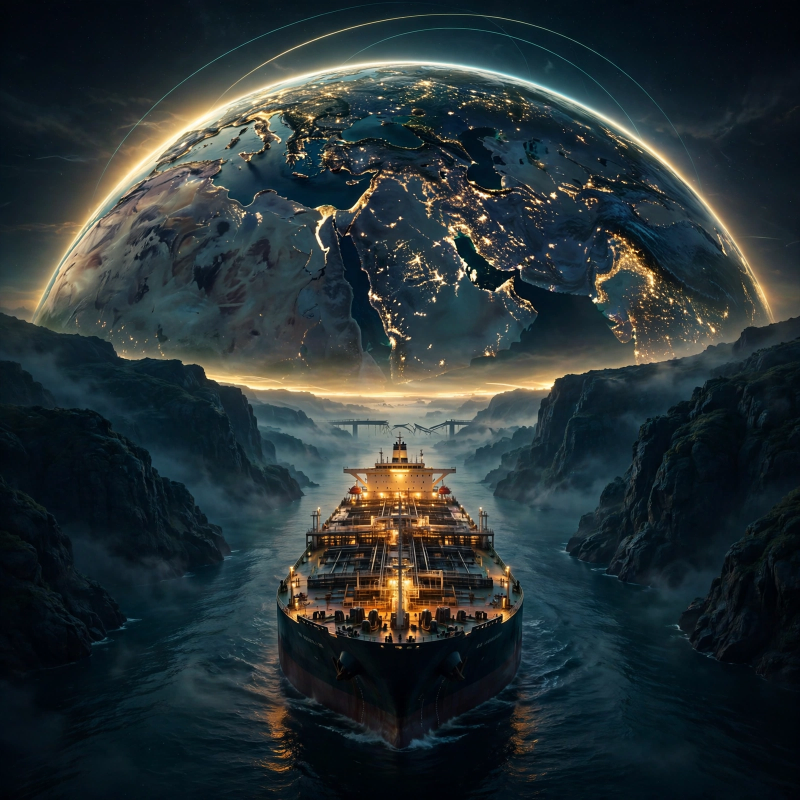
#> input picture assets/base-art.png, 1600 x 1600 px (shown at 1/2 size)
$ python build_image.py
#> lines starting #> are read from the running program, lines starting #| are printed output that depends on the picture
#!/usr/bin/env python3
"""Composite the 17 November 2026 world-news cover.

Reads assets/base-art.png (AI-generated editorial artwork, no text) and
draws the masthead, the date line and the caption chips with PIL.
Deterministic: identical inputs always produce identical output bytes.

Output: entry.png at the repository root. The file holds PNG bytes when
they fit the 1 MiB cap, otherwise JPEG bytes (the competition tells the
formats apart by their first bytes; the name stays entry.png).

Stage configuration lives in CONFIG below; each submission stage adjusts
it (V1 base composition, V2 storytelling, V3 readability, V4 accuracy,
V5 final polish).
"""
import os
from PIL import Image, ImageDraw, ImageFilter, ImageFont

ROOT = os.path.dirname(os.path.dirname(os.path.abspath(__file__)))
ART = os.path.join(ROOT, "assets", "base-art.png")
OUT = os.path.join(ROOT, "entry.png")
W = H = 1024
CAP = 1048576

SERIF_B = "/usr/share/fonts/truetype/dejavu/DejaVuSerif-Bold.ttf"
SANS_B = "/usr/share/fonts/truetype/dejavu/DejaVuSans-Bold.ttf"

WHITE = (255, 255, 255)
AMBER = (255, 198, 74)
CHIP_FILL = (7, 13, 23, 230)
CHIP_LINE = (255, 255, 255, 110)

CONFIG = dict(
    masthead1="THE WORLD AT A",
    masthead2="TURNING POINT",
    masthead1_size=57,
    masthead2_size=112,
    date_text="TUESDAY, NOVEMBER 17, 2026",
    date_size=48,
    hero_line="HORMUZ: GAS TANKER HIT, CREW ABANDONS SHIP",
    hero_size=40,
    chips=[
        "HORMUZ STRAIT TRAFFIC AT 8% OF NORMAL",
        "UKRAINE STRIKES CRIMEAN BRIDGE AGAIN",
        "TRUMP MEETS QUAD LEADERS IN MANILA",
        "NVIDIA BEATS AS AI TRADE UNWINDS",
        "CONGO EBOLA PASSES 11,000 CASES",
        "UN: DRONES BEHIND MOST SUDAN CIVILIAN DEATHS",
    ],
    chip_size=25,
    band_top=838,
    top_scrim_h=415,
)


def font(path, size):
    return ImageFont.truetype(path, size)


def fit(draw, text, path, size, max_w):
    """Shrink the font until the text fits max_w; return (font, size)."""
    while size > 10:
        f = font(path, size)
        if draw.textlength(text, font=f) <= max_w:
            return f, size
        size -= 2
    return font(path, size), size


def vgrad(base, top, height, max_alpha, dark=(0, 0, 0), upward=False):
    """Paint a vertical black gradient scrim onto an RGBA overlay."""
    ov = Image.new("RGBA", base.size, (0, 0, 0, 0))
    px = ov.load()
    for y in range(top, min(top + height, base.size[1])):
        t = (y - top) / max(1, height - 1)
        a = int(max_alpha * (t if upward else 1 - t))
        for x in range(base.size[0]):
            px[x, y] = dark + (a,)
    return ov


def centered(draw, cx, y, text, f, fill, shadow=True):
    w = draw.textlength(text, font=f)
    x = cx - w / 2
    if shadow:
        draw.text((x, y + 3), text, font=f, fill=(0, 0, 0, 190))
    draw.text((x, y), text, font=f, fill=fill)
    return w


def soften_bow_markings(img):
    """V4 accuracy pass: the AI base art carries faint pseudo-lettering on
    the tanker's bow (like a painted ship name). Blur that small patch with
    a feathered mask so the final image holds no garbled text anywhere."""
    box = (596, 796, 716, 844)
    patch = img.crop(box).filter(ImageFilter.GaussianBlur(3))
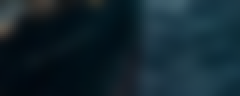
#> patch: PIL image 120x48 RGB (shown 2 times larger); mean R, G, B 18.2, 37.6, 47.1
    mask = Image.new("L", (box[2] - box[0], box[3] - box[1]), 0)
#> mask: PIL image 120x48 L; every value is 0
    md = ImageDraw.Draw(mask)
    md.rounded_rectangle([6, 6, box[2] - box[0] - 6, box[3] - box[1] - 6],
                         radius=14, fill=255)
    mask = mask.filter(ImageFilter.GaussianBlur(6))
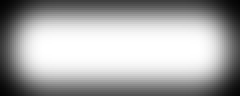
#> mask: PIL image 120x48 L (shown 2 times larger); min 2, max 255, mean 167
    img.paste(patch, (box[0], box[1]), mask)
    return img


def build(cfg=CONFIG):
    img = Image.open(ART).convert("RGB").resize((W, H), Image.LANCZOS)
    img = soften_bow_markings(img)
    img = img.convert("RGBA")
#> img: PIL image 1024x1024 RGBA

    # Scrims: top for the masthead, bottom band for the chips.
    img.alpha_composite(vgrad(img, 0, cfg["top_scrim_h"], 205))
#> in vgrad, `ov = Image.new("RGBA", base.size, (0, 0, 0, 0))`: ov: PIL image 1024x1024 RGBA; every value is 0
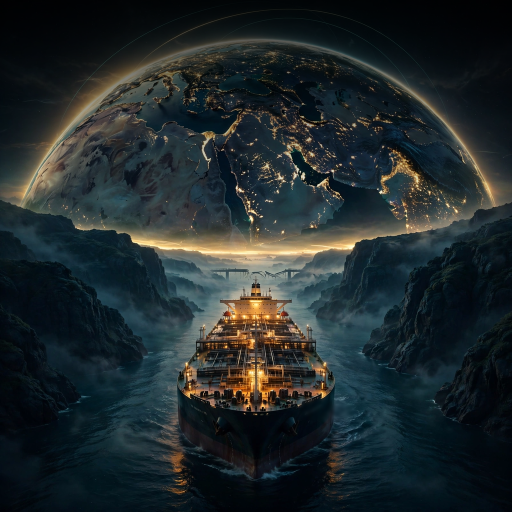
#> img: PIL image 1024x1024 RGBA (shown at 1/2 size); mean R, G, B, A 33.2, 41.8, 43.8, 255
    band = Image.new("RGBA", (W, H - cfg["band_top"]), (4, 8, 15, 232))
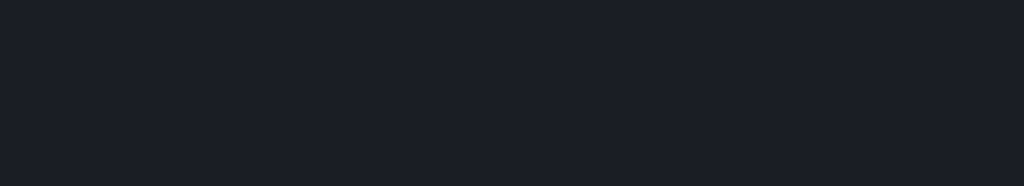
#> band: PIL image 1024x186 RGBA; mean R, G, B, A 4, 8, 15, 232; transparent parts drawn white
    img.alpha_composite(band, (0, cfg["band_top"]))
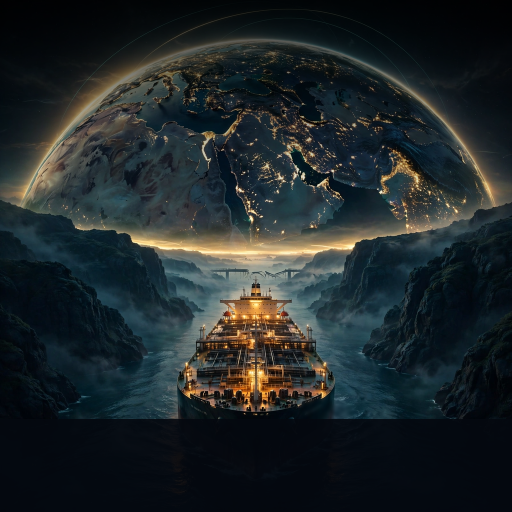
#> img: PIL image 1024x1024 RGBA (shown at 1/2 size); mean R, G, B, A 32.2, 39.5, 41.5, 255

    d = ImageDraw.Draw(img, "RGBA")
    cx = W // 2

    f1, _ = fit(d, cfg["masthead1"], SERIF_B, cfg["masthead1_size"], 900)
    centered(d, cx, 26, cfg["masthead1"], f1, WHITE)
    f2, _ = fit(d, cfg["masthead2"], SERIF_B, cfg["masthead2_size"], 980)
    y2 = 26 + cfg["masthead1_size"] + 16
    centered(d, cx, y2, cfg["masthead2"], f2, WHITE)
    rule_y = y2 + cfg["masthead2_size"] + 22
    d.line([(92, rule_y), (W - 92, rule_y)], fill=AMBER + (255,), width=3)

    fd, _ = fit(d, cfg["date_text"], SANS_B, cfg["date_size"], 940)
    date_y = rule_y + 16
    centered(d, cx, date_y, cfg["date_text"], fd, AMBER + (255,))

    y = date_y + cfg["date_size"] + 14
    if cfg.get("hero_line"):
        d.line([(cx - 62, y + 2), (cx + 62, y + 2)],
               fill=(226, 54, 54, 255), width=4)
        fh, _ = fit(d, cfg["hero_line"], SANS_B, cfg["hero_size"], 960)
        centered(d, cx, y + 12, cfg["hero_line"], fh, WHITE)
        y += cfg["hero_size"] + 22

    # Caption chips: 2 columns x 3 rows inside the bottom band.
    chips = cfg["chips"]
    margin, gap_x, gap_y, chip_h = 24, 16, 9, 50
    chip_w = (W - 2 * margin - gap_x) // 2
    top = cfg["band_top"] + 12
    for i, text in enumerate(chips):
        r, c = divmod(i, 2)
        x0 = margin + c * (chip_w + gap_x)
        y0 = top + r * (chip_h + gap_y)
        d.rounded_rectangle([x0, y0, x0 + chip_w, y0 + chip_h],
                            radius=10, fill=CHIP_FILL, outline=CHIP_LINE,
                            width=1)
        fc, _ = fit(d, text, SANS_B, cfg["chip_size"], chip_w - 22)
        tw = d.textlength(text, font=fc)
        th = fc.size
        d.text((x0 + (chip_w - tw) / 2, y0 + (chip_h - th) / 2 - 1),
               text, font=fc, fill=WHITE + (255,))
#> this loop made 6 passes
#> tw on passes 1 to 6: 429.3, 410.1, 445.1, 443.8, 438.8, 445.3

    rgb = img.convert("RGB")
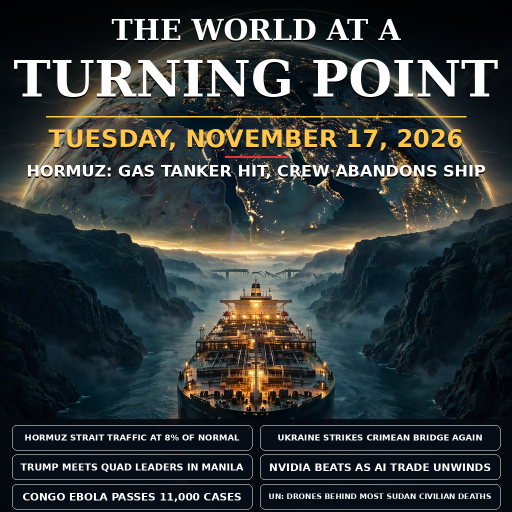
#> rgb: PIL image 1024x1024 RGB (shown at 1/2 size); mean R, G, B 50.5, 56.5, 56.8
    rgb.save(OUT, format="PNG", optimize=True)
    size = os.path.getsize(OUT)
    fmt = "PNG"
    if size > CAP:
        rgb.save(OUT, format="JPEG", quality=88, optimize=True,
                 progressive=False, subsampling=1)
        size = os.path.getsize(OUT)
        fmt = "JPEG"
    print(f"entry.png: {fmt} {size} bytes ({size / CAP:.1%} of cap), "
          f"{rgb.size[0]}x{rgb.size[1]}")
#| entry.png: JPEG 273454 bytes (26.1% of cap), 1024x1024
    return OUT


if __name__ == "__main__":
    build()
